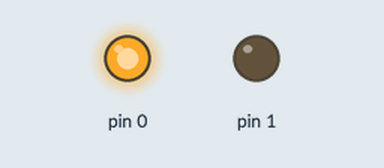
Bench run of a sketch on a simulated Arduino Uno, built with avr-gcc and run on an emulated ATmega328P. On the bench: output pins drawn as LEDs (lit = HIGH).

Above: at 0.1 s.
At 5.1 s:
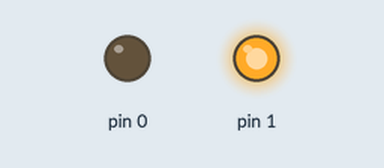
At 11.1 s:
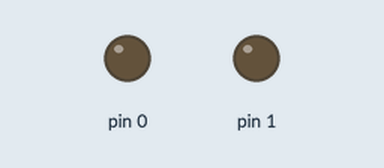
Timing chart, 0 to 12.6 s (numbered marks = the images above):
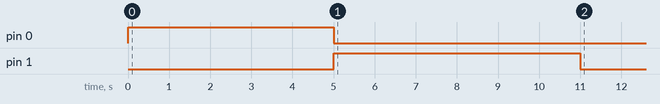

Measured:
- by itself, pin 0: LOW → HIGH at 0.00 s, → LOW 5.0 s later
- by itself, pin 1: LOW → HIGH at 5.0 s, → LOW 6.0 s later

The sketch:

l293D_test.ino
```cpp
void setup() {
  pinMode(0, OUTPUT);
  pinMode(1, OUTPUT);
}

void loop() {
  digitalWrite(0, HIGH);
  digitalWrite(1, LOW);
  delay(5000);
  digitalWrite(0, LOW);
  digitalWrite(1, HIGH);
  delay(6000);
  digitalWrite(0, LOW);
  digitalWrite(1, LOW);
  delay(1000000);
}
```
